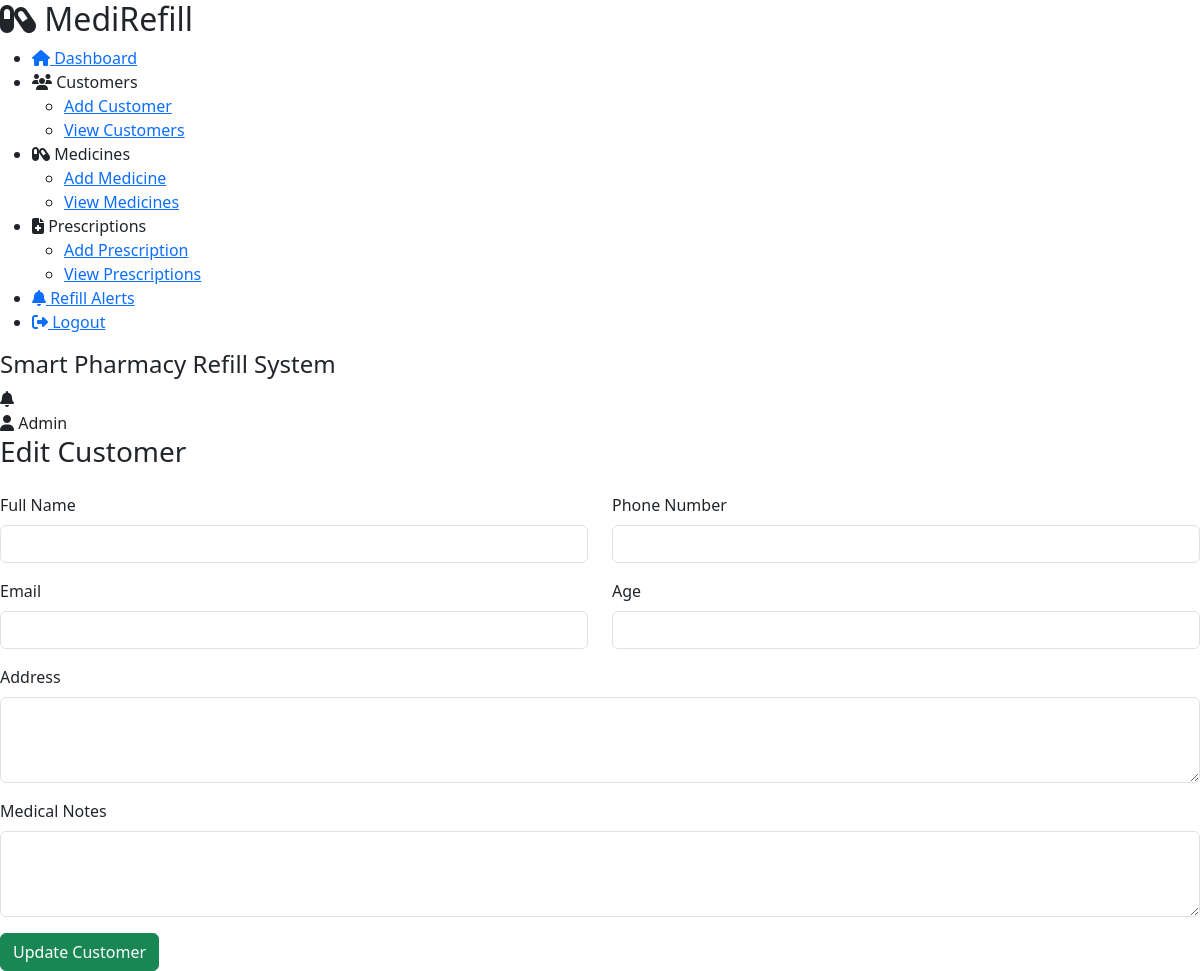
Before: /customers/edit.php?id=0 with the older database file.
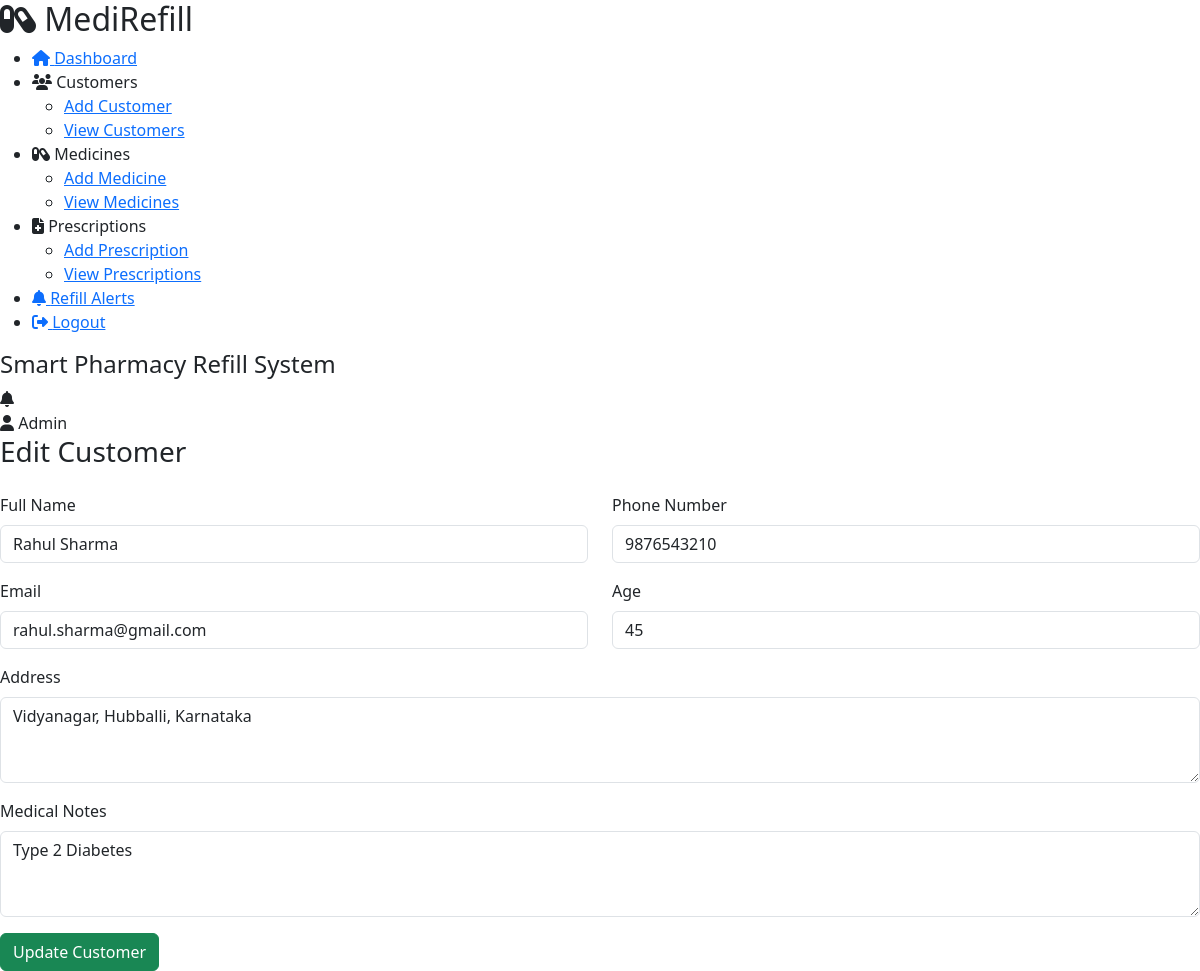
After: the same page with the newer database file.
### tables this page shows
CREATE TABLE `customers` (
  `customer_id` int(11) NOT NULL,
  `name` varchar(100) DEFAULT NULL,
  `phone` varchar(15) DEFAULT NULL,
  `email` varchar(100) DEFAULT NULL,
  `age` int(11) DEFAULT NULL,
  `address` text,
  `medical_notes` text,
  `created_at` timestamp NOT NULL DEFAULT CURRENT_TIMESTAMP
);

### customers/edit.php (the view, shortened to what this page needs)
<?php
include "../includes/db.php";
if(isset($_GET['id'])){
    $id = $_GET['id'];
    $query = "SELECT * FROM customers
              WHERE customer_id = '$id'";
    $result = mysqli_query($conn, $query);
    $customer = mysqli_fetch_assoc($result);
} else {
    header("Location: view.php");
}
?>
<?php include "../includes/header.php"; ?>
<?php include "../includes/sidebar.php"; ?>
<div class="content">
    <?php include "../includes/navbar.php"; ?>
    <div class="form-container">
        <h3 class="mb-4">Edit Customer</h3>
        <form action="" method="POST">
            <div class="row">
                <div class="col-md-6 mb-3">
                    <label class="mb-2">Full Name</label>
                    <input type="text"
                           name="name"
                           class="form-control"
                           value="<?php echo $customer['name']; ?>"
                           required>
                </div>
                <div class="col-md-6 mb-3">
                    <label class="mb-2">Phone Number</label>
                    <input type="text"
                           name="phone"
                           class="form-control"
                           value="<?php echo $customer['phone']; ?>"
                           required>
                </div>
            </div>
            <div class="row">
                <div class="col-md-6 mb-3">
                    <label class="mb-2">Email</label>
                    <input type="email"
                           name="email"
                           class="form-control"
                           value="<?php echo $customer['email']; ?>"
                           required>
                </div>
                <div class="col-md-6 mb-3">
                    <label class="mb-2">Age</label>
                    <input type="number"
                           name="age"
                           class="form-control"
                           value="<?php echo $customer['age']; ?>"
                           required>
                </div>
            </div>
            <div class="mb-3">
                <label class="mb-2">Address</label>
                <textarea name="address"
                          class="form-control"
                          rows="3"
                          required><?php echo $customer['address']; ?></textarea>
            </div>
            <div class="mb-3">
                <label class="mb-2">Medical Notes</label>
                <textarea name="medical_notes"
                          class="form-control"
                          rows="3"><?php echo $customer['medical_notes']; ?></textarea>
            </div>
            <button type="submit"
                    name="update_customer"
                    class="btn btn-success">
                Update Customer
            </button>
        </form>
    </div>
</div>
</body>
</html>

Changed rows visible on the page:
added customers: name "Rahul Sharma", phone "9876543210", email "rahul.sharma@gmail.com", age "45", address "Vidyanagar, Hubballi, Karnataka", medical_notes "Type 2 Diabetes"
